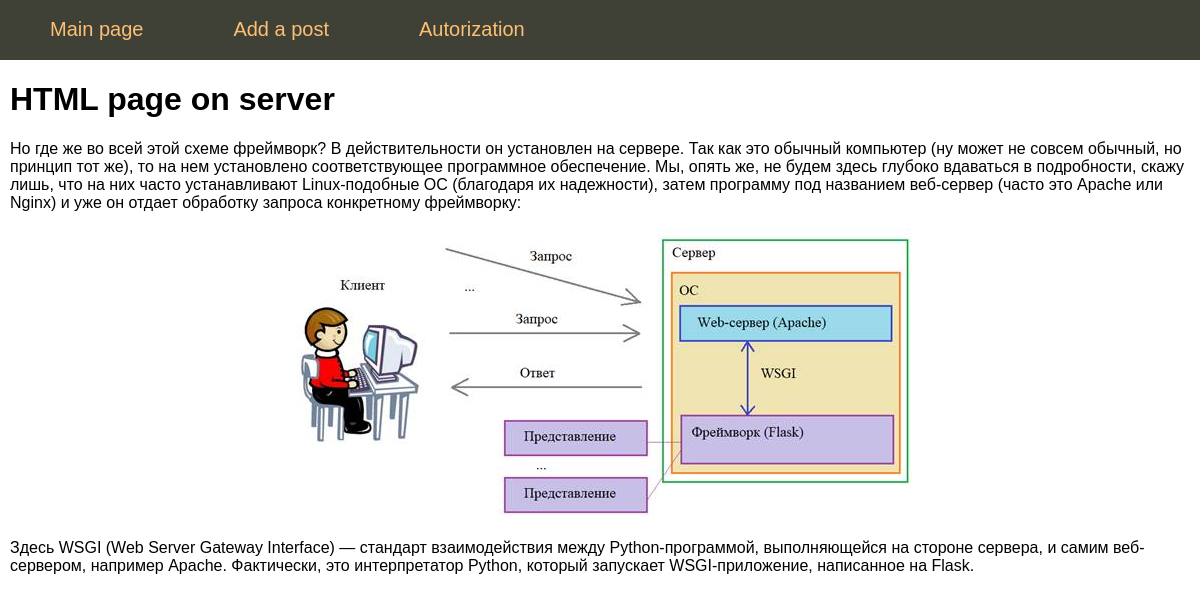
The page /post/framework-flask-intro2 on the database its author committed.
### tables this page shows
CREATE TABLE mainmenu (
id integer PRIMARY KEY AUTOINCREMENT,
title text NOT NULL,
url text NOT NULL
);

CREATE TABLE posts (
id integer PRIMARY KEY AUTOINCREMENT,
title text NOT NULL,
text text NOT NULL,
url text NOT NULL,
time integer NOT NULL
);

### flsite.py (the view)
@app.route("/post/<alias>")
def showPost(alias):
    title, post = dbase.getPost(alias)
    if not title:
        abort(404)
    return render_template('post.html', menu=dbase.getMenu(), title=title, post=post)

### FDataBase.py (called while the page is built)
    def getMenu(self):
        sql = '''SELECT * FROM mainmenu'''
        try:
            self.__cur.execute(sql)
            res = self.__cur.fetchall()
            if res: return res
        except:
            print("Error reading from database")
        return []

    def getPost(self, alias):
        try:
            self.__cur.execute(f"SELECT title, text FROM posts WHERE url LIKE '{alias}' LIMIT 1")
            res = self.__cur.fetchone()
            if res:
                return (res)
        except sqlite3.Error as e:
            print("Ошибка получения статьи из БД " + str(e))
        return (False, False)

### flsite.py (called while the page is built)
def connect_db():
    conn = sqlite3.connect(app.config['DATABASE'])
    conn.row_factory = sqlite3.Row
    return conn

def get_db():
    if not hasattr(g, 'link_db'):
        g.link_db = connect_db()
    return g.link_db

@app.before_request
def before_request():
    global dbase
    db = get_db()
    dbase = FDataBase(db)

### templates/post.html (shortened to what this page needs)
{% extends 'base.html' %}
{% block content %}
{{ super() }}
{{ post | safe }}
{% endblock %}

### templates/base.html (shortened to what this page needs)
<!DOCTYPE html>
<html lang="en">
<head>
<link type="text/css" href="{{ url_for('static', filename='css/styles.css')}}" rel="stylesheet" />
</head>
<body>
{% block content -%}
        {%- block mainmenu -%}
<ul class="mainmenu">
{% for p in menu %}
<li><a href="{{p.url}}">{{p.title}}</a></li>
{% endfor %}
</ul>
        {% endblock mainmenu -%}
<div class="content">
        {% if title -%}
<h1>{{title}}</h1>
        {% else -%}
<h1>About Flask</h1>
        {% endif -%}
{% endblock -%}
</div>
</body>
</html>

### static/css/styles.css (style rules this page uses)
html, body { font-family: 'Arial'; margin: 0; padding: 0; height: 100%; width: 100%; }
a { color: #0059b2; text-decoration: none; }
ul.mainmenu { list-style: none; background: #3F4137; height: 60px; margin: 0; padding: 0; color: #fdc073; font-size: 20px; overflow: hidden; }
ul.mainmenu li { float: left; margin: 18px 40px 0 50px; }
ul.mainmenu li a { color: #fdc073; text-decoration: none; }
div.content { margin: 10px; }

### rows shown on the page
mainmenu: title "Main page"
mainmenu: title "Add a post"
mainmenu: title "Autorization"
posts: title "HTML page on server", text "Но где же во всей этой схеме фреймворк? В действительности он установлен на сервере. Так как это обычный компьютер (ну может не совсем обычный, но принцип тот же), то на нем установлено соответствующее программное обеспечение. Мы, опять же, не будем здесь глубоко вдаваться в подробности, скажу лишь, что на них часто устанавливают Linux-подобные ОС (благодаря их надежности), затем программу под названием веб-сервер (часто это Apache или Nginx) и уже он отдает обработку запроса конкретному фреймворку: Здесь WSGI (Web Server Gateway Interface) — стандарт взаимодействия между Python-программой, выполняющейся на стороне сервера, и самим веб-сервером, например Apache. Фактически, это…", text (picture)
